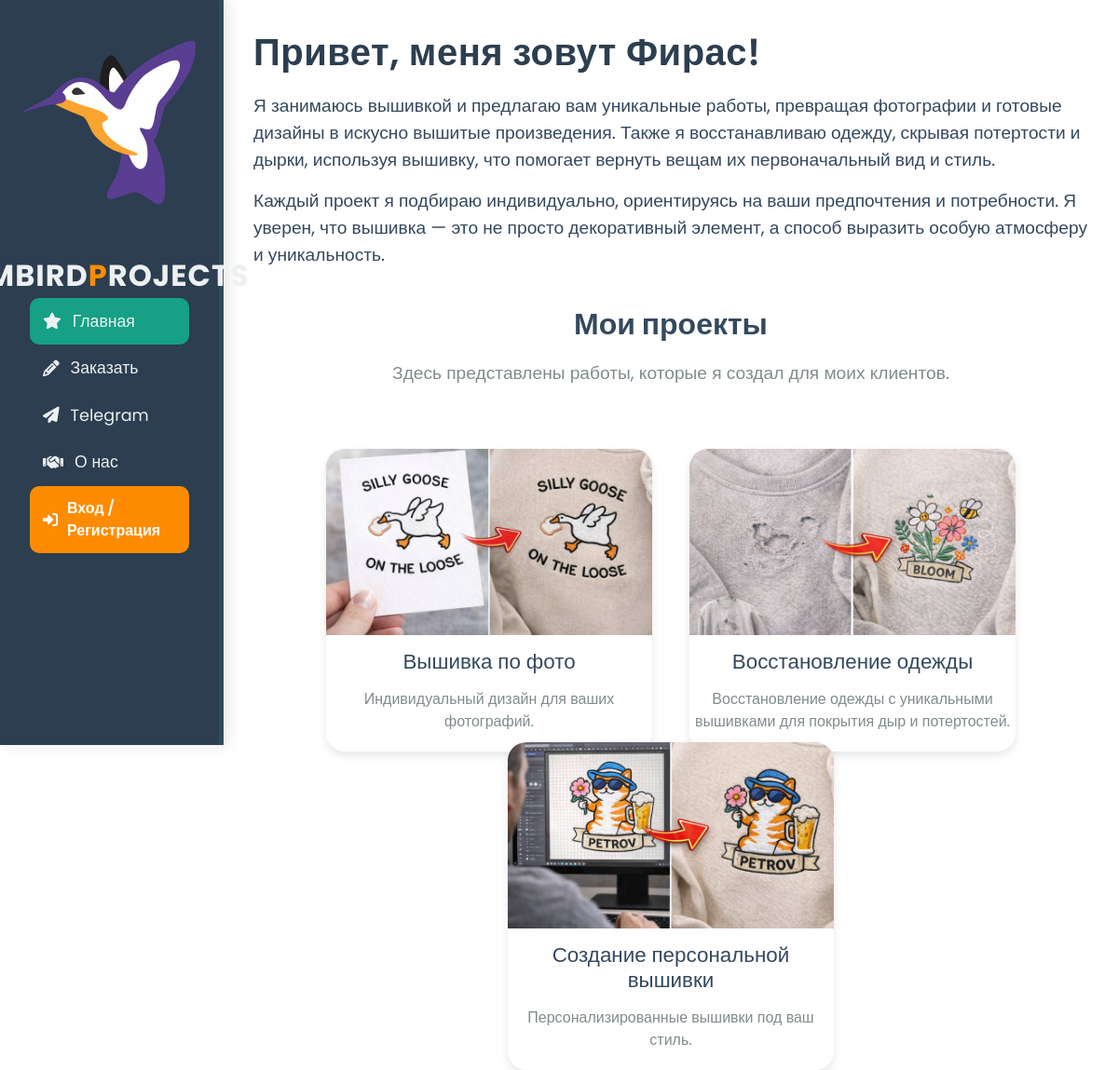
The page / on the database its author committed.
### main/models.py (models this page shows, shortened)
class Category(models.Model):
    name = models.CharField(verbose_name="Вид работы")
    img = models.ImageField(upload_to="category_img1", verbose_name="Фотография", default=None, blank= True)
    description = models.TextField(verbose_name='Описание', default=None,blank= True)
    order = models.IntegerField(verbose_name="Порядок сортировки", default= 0)

### main/views.py (the view)
# urls.py: path('', index, name='home'),
def index(request):
    categories = Category.objects.all().order_by('-order')
    return render(request, 'index.html', {"categories": categories})

### main/templates/index.html
{% extends 'base.html' %}
 {% block content %}
{% load static %}
<main>
    <section class="intro">
        <h1>Привет, меня зовут Фирас!</h1>
        <p>Я занимаюсь вышивкой и предлагаю вам уникальные работы, превращая фотографии и готовые дизайны в искусно вышитые произведения. Также я восстанавливаю одежду, скрывая потертости и дырки, используя вышивку, что помогает вернуть вещам их первоначальный вид и стиль.</p>
        <p>Каждый проект я подбираю индивидуально, ориентируясь на ваши предпочтения и потребности. Я уверен, что вышивка — это не просто декоративный элемент, а способ выразить особую атмосферу и уникальность.</p>
    </section>
    <section class="services">
        <h2>Мои проекты</h2>
        <p>Здесь представлены работы, которые я создал для моих клиентов.</p>
        <div class="service-cards">
            {% for i in categories %}
            <div class="service-card modal-service-card" data-aos="fade-up" onclick="openModal('{{i.id}}')" data-aos-delay="100" data-bs-toggle="modal" data-bs-target="#openModalPortfolio">
                <img src="{{i.img.url}}" alt="{{i.name}}">
                <h3>{{i.name}}</h3>
                <p>{{i.description}}</p>
            </div>
            {% endfor %}
        </div>
    </section>
</main>
{% endblock %}

### main/templates/base.html (shortened to what this page needs)
{% load static %}
<!doctype html>
<html lang="ru">
<head>
    <link rel="stylesheet" href="https://cdn.jsdelivr.net/npm/bootstrap@5.3.3/dist/css/bootstrap.min.css">
    <link rel="stylesheet" href="{% static 'main/css/main.css' %}">
    <link rel="stylesheet" href="https://use.fontawesome.com/releases/v6.6.0/css/all.css">
    <link rel="stylesheet" href="https://cdn.jsdelivr.net/npm/aos@2.3.4/dist/aos.css"/>
</head>
<body>
<aside>
    <img src="{% static 'main/img/bird.svg' %}" alt="logo">
    <span class="logo">
        <span class="highlight">E</span>mbird<span class="highlight">P</span>rojects
    </span>
    <ul>
        <li>
            <a href="/" class="{% if request.path == '/' %}active{% endif %}">
                <i class="fa-solid fa-star"></i> Главная
            </a>
        </li>
        <li>
            <a href="{% url 'order_form' %}" class="cta-button {% if request.path == '/order_form' %}active{% endif %}">
                <i class="fa fa-pencil-alt"></i> Заказать
            </a>
        </li>
        <div class="contact-block">
            <a href="https://t.me/Cart00nTG" target="_blank" class="contact-link">
                <i class="fa-solid fa-paper-plane"></i> Telegram
            </a>
        </div>
        <li>
            <a href="{% url 'about' %}" class="{% if request.path == '/about/' %}active{% endif %}">
                <i class="fa-solid fa-handshake"></i> О нас
            </a>
        </li>
        {% if user.is_authenticated %}
        <li>
            <a href="/logout/" style="background-color: #DC143C;">
                <i class="fa-regular fa-square-caret-left"></i> Выйти
            </a>
        </li>
        {% else %}
        <li>
            <button class="auth-btn" onclick="openAuthModal()">
                <i class="fa-solid fa-right-to-bracket"></i> Вход / Регистрация
            </button>
        </li>
        {% endif %}
    </ul>
</aside>
{% block content %}{% endblock %}
</body>
</html>

### static/main/css/main.css (style rules this page uses)
body { background: url("/static/main/img/decorative-bg.jpg") no-repeat center center fixed; background-size: cover; font-family: 'Poppins', sans-serif; color: #333; margin: 0; padding: 0; transition: background-color 0.5s ease; }
aside { float: left; background: #2c3e50; width: 20%; padding: 2rem; height: 100vh; color: #ecf0f1; border-right: 5px solid #34495e; display: flex; flex-direction: column; justify-content: flex-start; align-items: center; position: relative; box-shadow: 5px 0 15px rgba(0, 0, 0, 0.1); }
aside img { width: 200px; height: auto; margin-bottom: 20px; transition: transform 0.3s ease; }
aside .logo { font-size: 2rem; font-weight: bold; color: #ecf0f1; display: inline-block; margin-top: 20px; text-transform: uppercase; letter-spacing: 1px; }
aside .logo .highlight { color: #ff8c00; }
aside { position: fixed; }
aside ul { list-style: none; padding: 0; width: 100%; }
aside ul a { text-decoration: none; color: #ecf0f1; display: flex; align-items: center; gap: 12px; padding: 12px 14px; font-size: 1.1rem; border-radius: 10px; transition: background 0.3s ease, transform 0.3s ease; }
aside ul a.active { background: #16a085; }
main { margin-left: 20%; padding: 2rem; transition: margin-left 0.5s ease; }
h1 { font-size: 2.5rem; color: #2c3e50; font-weight: 600; margin-bottom: 20px; letter-spacing: 0.5px; }
p { font-size: 1.2rem; color: #34495e; }
.services { text-align: center; margin-top: 40px; }
.services h2 { font-size: 2rem; color: #34495e; font-weight: bold; margin-bottom: 20px; }
.services p { font-size: 1.2rem; color: #7f8c8d; }
.modal-service-card { margin-top: -50px!important; }
.service-cards { display: flex; justify-content: center; gap: 40px; flex-wrap: wrap; }
.service-card { width: 350px; border-radius: 20px; overflow: hidden; box-shadow: 0px 4px 10px rgba(0,0,0,0.1); cursor: pointer; background-color: #fff; text-align: center; transition: transform 0.5s ease, opacity 0.5s ease; opacity: 1 !important; margin-top: 0px; }
.service-card img { width: 100%; height: 200px; object-fit: cover; transition: transform 0.3s ease; }
.service-card h3 { font-size: 1.4rem; color: #34495e; margin: 15px 0; }
.service-card p { font-size: 1rem; color: #7f8c8d; margin-bottom: 20px; }
.auth-btn { display: flex; align-items: center; gap: 10px; width: 100%; padding: 12px 14px; background: #ff8c00; color: #fff; border: none; border-radius: 10px; font-size: 1rem; font-weight: 600; cursor: pointer; transition: background 0.25s, transform 0.2s; text-align: left; }

### rows shown on the page
Category: img (picture), name "Вышивка по фото", description "Индивидуальный дизайн для ваших фотографий."
Category: img (picture), name "Восстановление одежды", description "Восстановление одежды с уникальными вышивками для покрытия дыр и потертостей."
Category: img (picture), name "Создание персональной вышивки", description "Персонализированные вышивки под ваш стиль."
